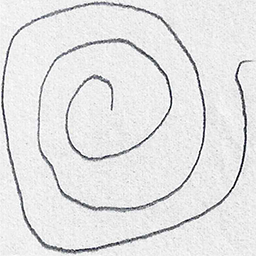
#> input picture Project_development/Sprint_1/dataset/spiral/training/healthy/(1).png, 256 x 256 px
$ jupyter execute --allow-errors 'Model Building.ipynb'
#> lines starting #> are read from the running program, lines starting #| are printed output that depends on the picture; after the words box and inside, x2 and y2 are one past the last pixel; in counts of white or black regions, pixels touching at a corner belong together
[cell 1]
import warnings
warnings.filterwarnings("ignore")

## Image Pre-processing

### Importing the necessary libraries

[cell 2]
import cv2
import numpy as np
from sklearn.preprocessing import LabelEncoder
from sklearn.ensemble import RandomForestClassifier
from sklearn.metrics import confusion_matrix
from skimage import feature
from imutils import build_montages
from imutils import paths
import os
import pickle

### Functions to load and quantify the images

[cell 3]
def quantify_image(image):
    features = feature.hog(image,
                           orientations=9,
                           pixels_per_cell=(5,5),
                           cells_per_block=(2,2),
                           transform_sqrt=True,
                           block_norm="L1")
    return features

[cell 4]
def load_split(path):
    path_images = list(paths.list_images(path))
    data=[]
    labels=[]

    for path_image in path_images:
        label = path_image.split(os.path.sep)[-2]
        image = cv2.imread(path_image)
        image = cv2.cvtColor(image,cv2.COLOR_BGR2GRAY)
        image = cv2.resize(image, (200,200))
        image = cv2.threshold(image,0,225,cv2.THRESH_BINARY_INV | cv2.THRESH_OTSU)[1]

        features = quantify_image(image)
        data.append(features)
        labels.append(label)

    return (np.array(data), np.array(labels))

#### Using spiral images

### Defining the path for training data and testing data

[cell 5]
path_training_data = r"dataset/spiral/training"
path_testing_data = r"dataset/spiral/testing"

### Loading the training and testing data

[cell 6]
(x_train, y_train) = load_split(path_training_data)
#> in load_split, image is the input picture: shape (256, 256, 3); mean B, G, R 228, 227.5, 227.5
#> in load_split, `image = cv2.resize(image, (200,200))`:
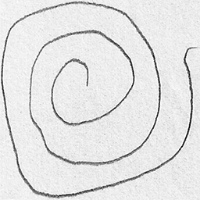
#> image: shape (200, 200); min 10, max 255, mean 227.5
#> in load_split, `image = cv2.threshold(image,0,225,cv2.THRESH_BINARY_INV | cv2.THRESH_O..`:
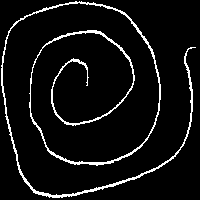
#> image: shape (200, 200); values 0 (black) and 225 (white), 6.6% white in thin lines or dots
#> pass 2 of the loop in load_split, `for path_image in path_images:`:
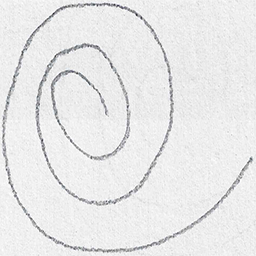
#> input picture Project_development/Sprint_1/dataset/spiral/training/healthy/(10).png, 256 x 256 px
#> in load_split, image is the input picture: shape (256, 256, 3); mean B, G, R 232.6, 232.3, 232.3
#> pass 3 of the loop in load_split, `for path_image in path_images:`:
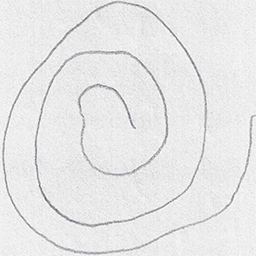
#> input picture Project_development/Sprint_1/dataset/spiral/training/healthy/(11).png, 256 x 256 px
#> in load_split, image is the input picture: shape (256, 256, 3); mean B, G, R 231.6, 231.3, 231.4
(x_test, y_test) = load_split(path_testing_data)
#> call 2 of load_split, with path = 'dataset/spiral/testing'
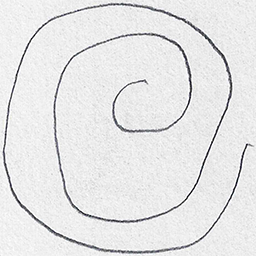
#> input picture Project_development/Sprint_1/dataset/spiral/testing/healthy/(1).png, 256 x 256 px
#> in load_split, image is the input picture: shape (256, 256, 3); mean B, G, R 230.1, 229.7, 229.7
#> in load_split (call 2), `image = cv2.resize(image, (200,200))`:
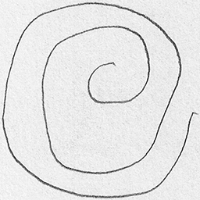
#> image: shape (200, 200); min 24, max 255, mean 229.7
#> in load_split (call 2), `image = cv2.threshold(image,0,225,cv2.THRESH_BINARY_INV | cv2.THRESH_O..`:
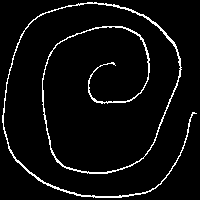
#> image: shape (200, 200); values 0 (black) and 225 (white), 5% white in thin lines or dots
#> pass 2 of the loop in load_split, `for path_image in path_images:`:
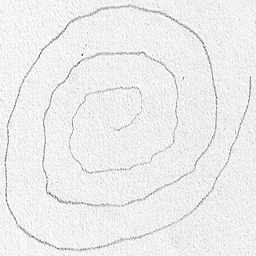
#> input picture Project_development/Sprint_1/dataset/spiral/testing/healthy/(2).png, 256 x 256 px
#> in load_split, image is the input picture: shape (256, 256, 3); mean B, G, R 236.6, 236.6, 236.6
#> in load_split (call 2), `image = cv2.threshold(image,0,225,cv2.THRESH_BINARY_INV | cv2.THRESH_O..`:
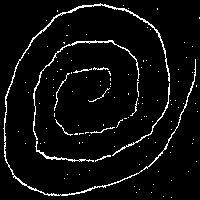
#> image: shape (200, 200); values 0 (black) and 225 (white), 5.1% white in thin lines or dots
#> pass 3 of the loop in load_split, `for path_image in path_images:`:
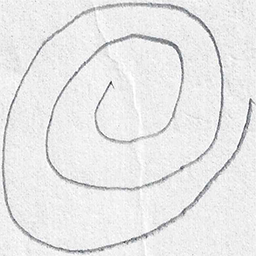
#> input picture Project_development/Sprint_1/dataset/spiral/testing/healthy/(3).png, 256 x 256 px
#> in load_split, image is the input picture: shape (256, 256, 3); mean B, G, R 232.5, 232.3, 232.3
#> in load_split (call 2), `image = cv2.threshold(image,0,225,cv2.THRESH_BINARY_INV | cv2.THRESH_O..`:
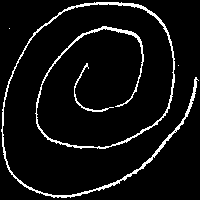
#> image: shape (200, 200); values 0 (black) and 225 (white), 6.4% white in thin lines or dots
#> the loop made 4 passes; the first 3 are shown

### Label Encoding

[cell 7]
label_encoder = LabelEncoder()
y_train = label_encoder.fit_transform(y_train)
#> y_train = [0, 0, 0]
#> `output = cv2. resize(output, (128, 128))`:
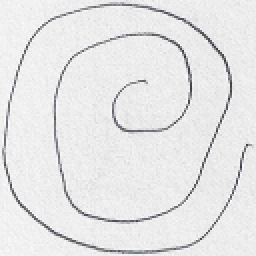
#> output: shape (128, 128, 3) (shown 2 times larger); mean B, G, R 230.2, 229.8, 229.9
#> `image = cv2.threshold(image, 0, 255, cv2.THRESH_BINARY_INV | cv2.THRES..`: image: shape (200, 200); 5% white in thin lines or dots
#> `preds = model.predict([features])`: preds = [0]
#> `label = label_encoder.inverse_transform(preds)[0]`: label = 'healthy'
#> `cv2.putText(output, label, (3, 20), cv2.FONT_HERSHEY_SIMPLEX, 0.5, col..`:
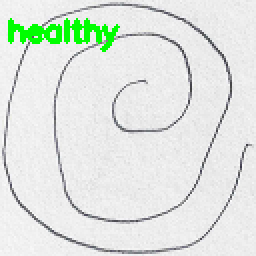
#> output: shape (128, 128, 3) (shown 2 times larger); 2.51% of pixels changed, all inside (x1, y1, x2, y2) = (4, 9, 60, 26)
#> (the rest of this cell did not finish here and is left out)

## Building the model

### Training the model

[cell 8]
model = RandomForestClassifier(n_estimators=100)
model.fit(x_train, y_train)

### Testing the model

[cell 9]
testingPaths = list(paths.list_images(path_testing_data))
idxs = np.arange(0, len(testingPaths))
#> (the rest of this cell did not finish here and is left out)

#> (a cell that did not finish here is left out)

### Evaluating the model

[cell 11]
predictions = model.predict(x_test)    # predictions on the testing data

#> (the rest of this cell did not finish here and is left out)

### Saving the model

[cell 12]
pickle.dump(model,open('parkinson.pkl', 'wb'))

#

#### Using wave images

### Defining the path for wave training data and testing data

[cell 13]
path_training_data = r"dataset/wave/training"
path_testing_data = r"dataset/wave/testing"

### Loading the training and testing data

[cell 14]
(x_train, y_train) = load_split(path_training_data)
#> pass 2 of the loop in load_split, `for path_image in path_images:`:
#> pass 3 of the loop in load_split, `for path_image in path_images:`:
(x_test, y_test) = load_split(path_testing_data)
#> pass 2 of the loop in load_split, `for path_image in path_images:`:
#> pass 3 of the loop in load_split, `for path_image in path_images:`:
#> the loop made 4 passes; the first 3 are shown

### Label Encoding

[cell 15]
label_encoder = LabelEncoder()
y_train = label_encoder.fit_transform(y_train)
#> (the rest of this cell did not finish here and is left out)

## Building the model

### Training the model

[cell 16]
model = RandomForestClassifier(n_estimators=100)
model.fit(x_train, y_train)

### Testing the model

[cell 17]
testingPaths = list(paths.list_images(path_testing_data))
idxs = np.arange(0, len(testingPaths))
#> (the rest of this cell did not finish here and is left out)

#> (a cell that did not finish here is left out)

### Evaluating the model

[cell 19]
predictions = model.predict(x_test)    # predictions on the testing data

#> (the rest of this cell did not finish here and is left out)

### Saving the model

[cell 20]
pickle.dump(model,open('parkinson_w.pkl', 'wb'))

#

##

# CNN Classifier

### Importing the necessary libraries

[cell 21]
import os
from collections import Counter
import numpy as np
import matplotlib.pyplot as plt
from keras.models import Sequential
from keras.layers import Conv2D, MaxPooling2D, Activation, Dropout, Flatten, Dense
from keras.preprocessing.image import ImageDataGenerator, img_to_array, load_img
from PIL import Image
from glob import glob

### Defining the path for training data and testing data

[cell 22]
train_path = 'dataset/spiral/training'
test_path = 'dataset/spiral/testing'

### Displaying the images

#> (a cell that did not finish here is left out)

[cell 24]
#Visualizing more Images
images = ['healthy', 'parkinson']
fig = plt.figure(figsize =(10,10))
for i in range(len(images)):
    ax = fig.add_subplot(3,3,i+1,xticks=[],yticks=[])
    plt.title(images[i])
    plt.axis("off")
    ax.imshow(load_img(train_path + '/'+ images[i] +"/(2).png"))
#> (this line was passed over: keras is not available in this run)
#> pass 2 of the loop `for i in range(len(images)):`:
